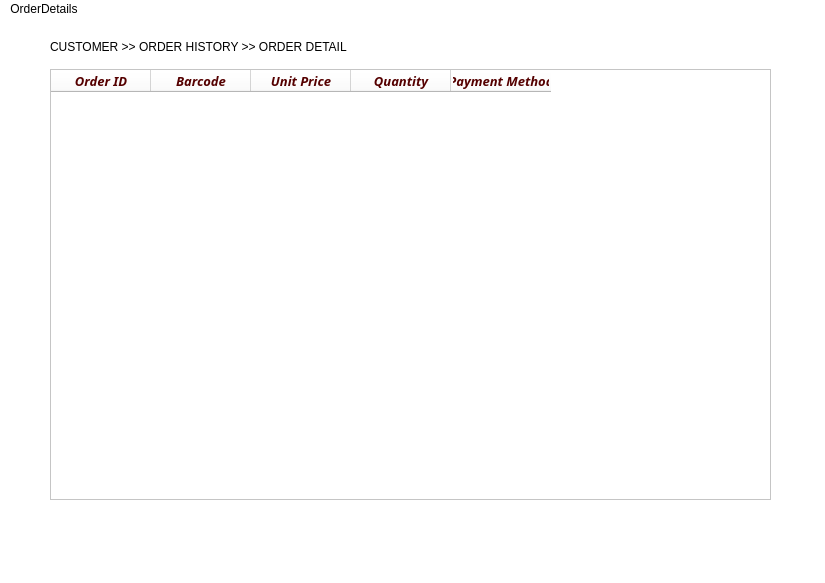
<?xml version="1.0" encoding="UTF-8"?>
<ui version="4.0">
 <class>MainWindow</class>
 <widget class="QMainWindow" name="MainWindow">
  <property name="geometry">
   <rect>
    <x>0</x>
    <y>0</y>
    <width>825</width>
    <height>583</height>
   </rect>
  </property>
  <property name="windowTitle">
   <string>MainWindow</string>
  </property>
  <property name="styleSheet">
   <string notr="true">background-color: rgb(255, 255, 255);</string>
  </property>
  <widget class="QWidget" name="centralwidget">
   <widget class="QTableWidget" name="orderdetails">
    <property name="geometry">
     <rect>
      <x>50</x>
      <y>50</y>
      <width>721</width>
      <height>431</height>
     </rect>
    </property>
    <property name="font">
     <font>
      <family>Bodoni MT</family>
      <pointsize>12</pointsize>
      <weight>75</weight>
      <italic>true</italic>
      <bold>true</bold>
     </font>
    </property>
    <property name="styleSheet">
     <string notr="true">color: rgb(85, 0, 0);
background-image: url('C:/Users/USER/Downloads/Project_DB(updated ui)/tbg.jpeg')</string>
    </property>
    <column>
     <property name="text">
      <string>Order ID</string>
     </property>
     <property name="font">
      <font>
       <family>Bodoni MT</family>
       <pointsize>10</pointsize>
       <weight>75</weight>
       <italic>true</italic>
       <bold>true</bold>
      </font>
     </property>
    </column>
    <column>
     <property name="text">
      <string>Barcode</string>
     </property>
     <property name="font">
      <font>
       <family>Bodoni MT</family>
       <pointsize>10</pointsize>
       <weight>75</weight>
       <italic>true</italic>
       <bold>true</bold>
      </font>
     </property>
    </column>
    <column>
     <property name="text">
      <string>Unit Price</string>
     </property>
     <property name="font">
      <font>
       <family>Bodoni MT</family>
       <pointsize>10</pointsize>
       <weight>75</weight>
       <italic>true</italic>
       <bold>true</bold>
      </font>
     </property>
    </column>
    <column>
     <property name="text">
      <string>Quantity</string>
     </property>
     <property name="font">
      <font>
       <family>Bodoni MT</family>
       <pointsize>10</pointsize>
       <weight>75</weight>
       <italic>true</italic>
       <bold>true</bold>
      </font>
     </property>
    </column>
    <column>
     <property name="text">
      <string>Payment Method</string>
     </property>
     <property name="font">
      <font>
       <family>Bodoni MT</family>
       <pointsize>10</pointsize>
       <weight>75</weight>
       <italic>true</italic>
       <bold>true</bold>
      </font>
     </property>
    </column>
   </widget>
   <widget class="QLabel" name="label">
    <property name="geometry">
     <rect>
      <x>60</x>
      <y>20</y>
      <width>201</width>
      <height>16</height>
     </rect>
    </property>
    <property name="font">
     <font>
      <family>Bodoni MT</family>
      <pointsize>14</pointsize>
      <weight>75</weight>
      <italic>true</italic>
      <bold>true</bold>
     </font>
    </property>
    <property name="text">
     <string/>
    </property>
   </widget>
   <widget class="QLabel" name="label_2">
    <property name="geometry">
     <rect>
      <x>50</x>
      <y>20</y>
      <width>331</width>
      <height>16</height>
     </rect>
    </property>
    <property name="text">
     <string>CUSTOMER &gt;&gt; ORDER HISTORY &gt;&gt; ORDER DETAIL</string>
    </property>
   </widget>
  </widget>
  <widget class="QMenuBar" name="menubar">
   <property name="geometry">
    <rect>
     <x>0</x>
     <y>0</y>
     <width>825</width>
     <height>26</height>
    </rect>
   </property>
   <widget class="QMenu" name="menuOrderDetails">
    <property name="title">
     <string>OrderDetails</string>
    </property>
   </widget>
   <addaction name="menuOrderDetails"/>
  </widget>
  <widget class="QStatusBar" name="statusbar"/>
 </widget>
 <resources/>
 <connections/>
</ui>
